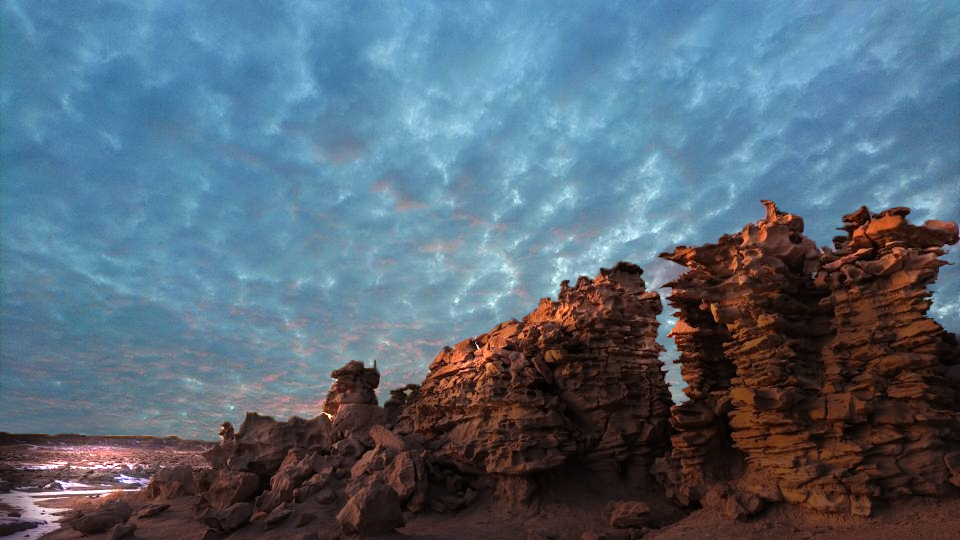
#> input picture Activity/canyon.png, 960 x 540 px
$ python Activity_3-3.py
#> lines starting #> are read from the running program, lines starting #| are printed output that depends on the picture
import cv2 as cv
import numpy as np
from matplotlib import image, pyplot as plt
from skimage import exposure
from skimage.exposure import cumulative_distribution

def crop(image_src: np.ndarray, size: set, origin = (0, 0)) :
    result_h = size[0]
    result_w = size[1]
    img_result = np.asarray(result_h * [result_w * [[0, 0, 0]]], np.uint8)
    for h in range(0, result_h) :
        for w in range(0, result_w) :
            img_result[h][w] = image_src[origin[0] + h][origin[1] + w]
    return img_result

def zoom(image_src, multiplier: float) :
    width = int(image_src.shape[1] * multiplier)
    height = int(image_src.shape[0] * multiplier)
    dim = (width, height)
    image_result = cv.resize(image_src, dim)
    return image_result

def cdf(im) :
    c, b = cumulative_distribution(im)
    for i in range(b[0]) :
        c = np.insert(c, 0, 0)
    for i in range(b[-1] + 1, 256) :
        c = np.append(c, 1)
    return c

def hist_matching(c, c_t, im) :
    b = np.interp(c, c_t, np.arange(256))
    pix_repl = {i:b[i] for i in range(256)}
    mp = np.arange(0, 256)
    for (k,v) in pix_repl.items() :
        mp[k] = v
    s = im.shape
    im = np.reshape(mp[im.ravel()], im.shape)
    im = np.reshape(im, s)
    return im

if __name__ == "__main__" :

    color = ('r','g','b')

    img_h = 500
    img_w = 800

    img_1 = cv.cvtColor(cv.imread('canyon.png'), cv.COLOR_BGR2RGB);
    img_1 = crop(img_1, (img_h, img_w), origin = (0, 0))
#> after the loop in crop, `for h in range(0, result_h) :`:
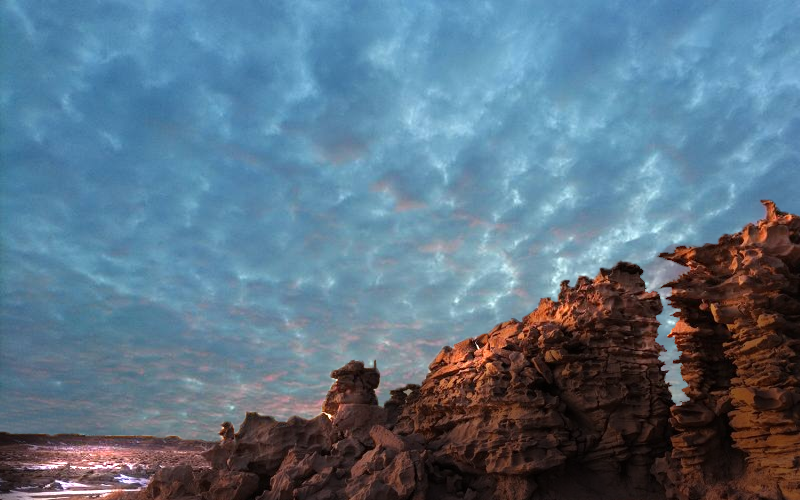
#> img_result: shape (500, 800, 3); mean R, G, B 91.3, 114.8, 133.2

    img_2 = cv.cvtColor(cv.imread('Nature.jpg'), cv.COLOR_BGR2RGB);
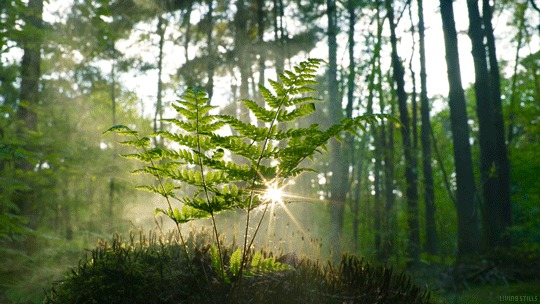
#> input picture Activity/Nature.jpg, 540 x 304 px
    img_2 = zoom(img_2, 2)
    img_2 = crop(img_2, (img_h, img_w), origin = (0, 0))
#> call 2 of crop, with size = (500, 800), origin = (0, 0)
#> after the loop in crop (call 2), `for h in range(0, result_h) :`:
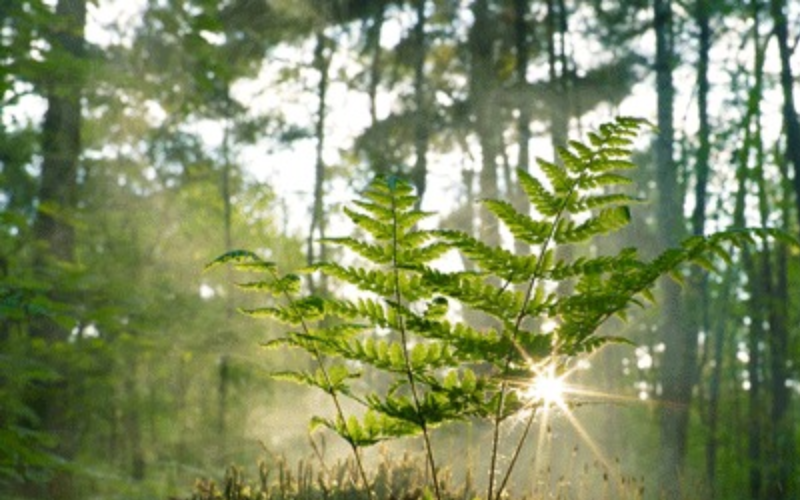
#> img_result: shape (500, 800, 3); mean R, G, B 128.9, 141, 97.9

    # Image 1
    plt.subplot(321)
    plt.imshow(img_1)
    plt.title('')

    # Image 1 Histrogram
    plt.subplot(322)
    for i,col in enumerate(color):
        histr = cv.calcHist([img_1],[i],None,[256],[0,256])
        plt.plot(histr,color = col)
        plt.xlim([0,256])
    plt.title('')

    # Image 2
    plt.subplot(323)
    plt.imshow(img_2)
    plt.title('')

    # Image 2 Histrogram
    plt.subplot(324)
    for i,col in enumerate(color):
        histr = cv.calcHist([img_2],[i],None,[256],[0,256])
        plt.plot(histr,color = col)
        plt.xlim([0,256])
    plt.title('')


    # Image ใหม่
    img_ใหม่ = np.asarray(img_h * [img_w * [(0, 0, 0)]], np.uint8)

    for i in range(3) :
        c = cdf(img_1[..., i])
        c_t = cdf (img_2[..., i])
        img_ใหม่[..., i] = hist_matching(c, c_t, img_1[..., i])
#> this loop made 3 passes
#> pass 1, in hist_matching, `im = np.reshape(mp[im.ravel()], im.shape)`:
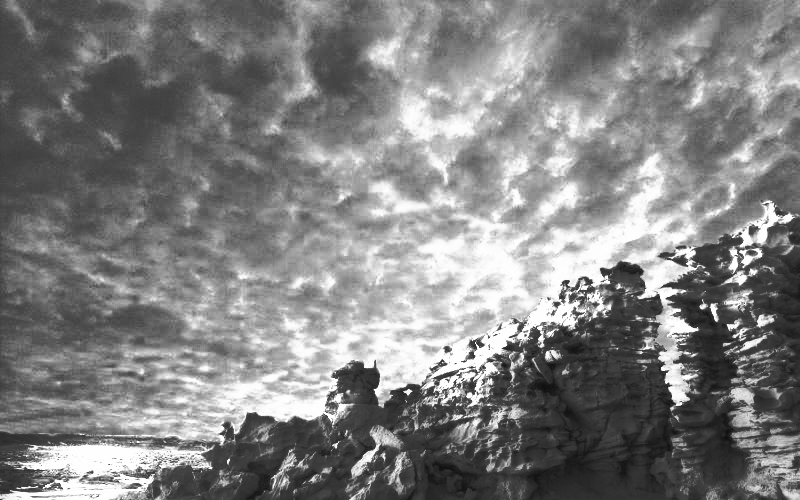
#> im: shape (500, 800) int64; min 14, max 255, mean 128.9
#> pass 2, in hist_matching (call 2), `im = np.reshape(mp[im.ravel()], im.shape)`:
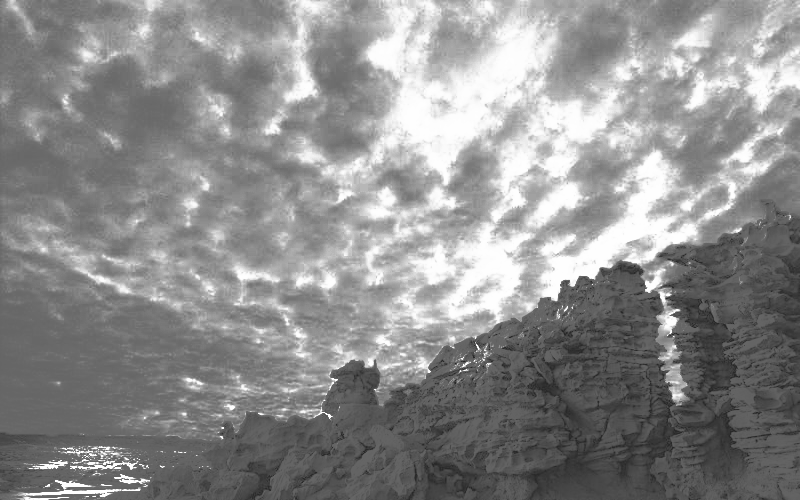
#> im: shape (500, 800) int64; min 41, max 255, mean 141
#> after the loop:
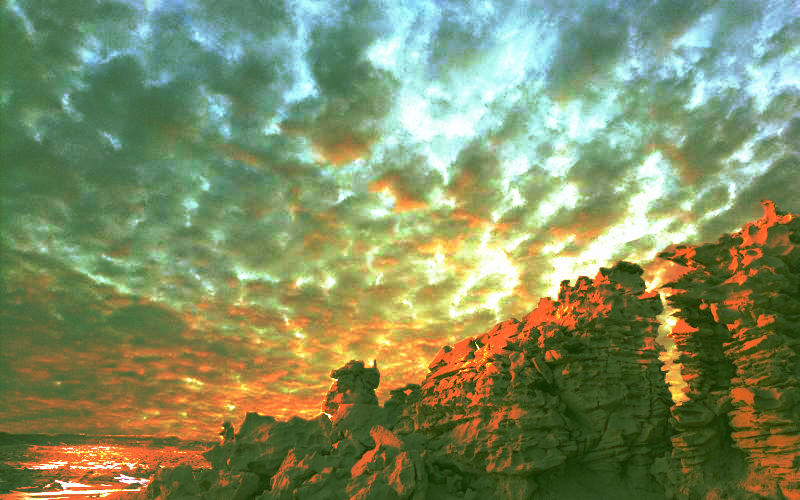
#> img_ใหม่: shape (500, 800, 3); mean R, G, B 128.9, 141, 98.1

    #Image ใหม่
    plt.subplot(325)
    plt.imshow(img_ใหม่)
    plt.title('Equalized Image')

    # Image ใหม่ Histrogram
    plt.subplot(326)
    for i,col in enumerate(color):
        histr = cv.calcHist([img_ใหม่],[i],None,[256],[0,256])
        plt.plot(histr,color = col)
        plt.xlim([0,256])
    plt.title('')

    plt.tight_layout()
    plt.show()
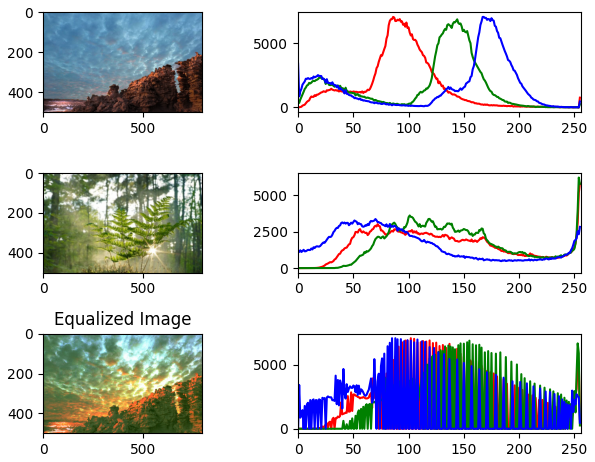
#> figure drawn by matplotlib, 6 panels; panel 2: curve peaks at x = 86, y = 7072; panel 2: curve peaks at x = 144, y = 6882; panel 2: curve peaks at x = 167, y = 7072; panel 4: curve peaks at x = 255, y = 5794
